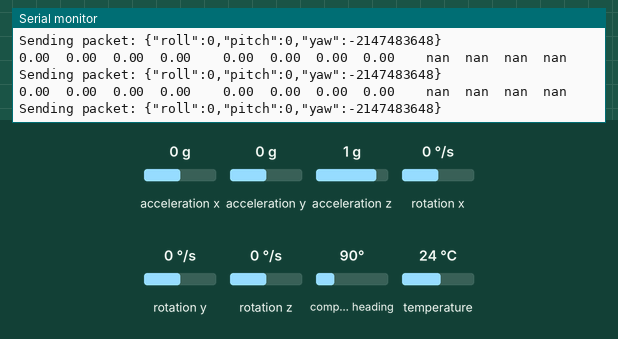
This program was run on a simulated ESP8266 (NodeMCU). On the bench: the last lines printed to the serial monitor. Wiring (inferred from the names in the program): HMC5883L compass at I2C address 0x1E; MPU-6050 motion sensor at I2C address 0x68. Inputs (shaded band) come from the test bench; at power-on: acceleration x 0 g, rotation x 0 °/s, acceleration z 1 g, acceleration y 0 g, rotation y 0 °/s, rotation z 0 °/s, compass heading 90°, temperature 24 °C. WiFi joins after 1.5 s; servers stay silent unless stated.

Above: at 4.5 s.
4.6 s: acceleration x set to -1.4 g
At 5.13 s:
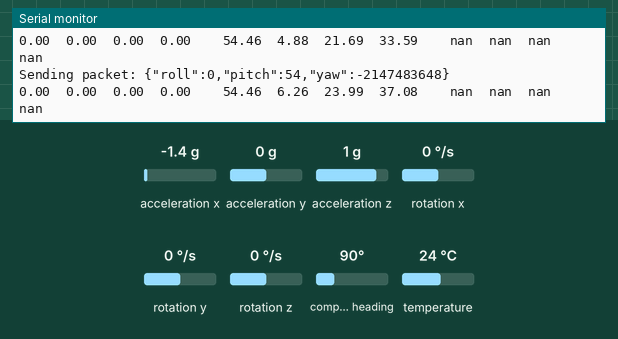
6.2 s: rotation x set to -2 °/s
At 6.21 s:
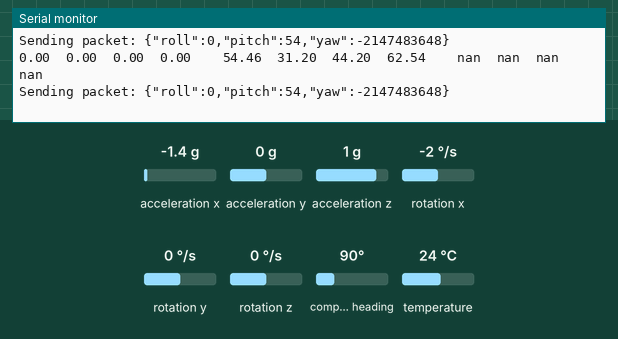
9.2 s: acceleration z set to -0.2 g
At 9.22 s:
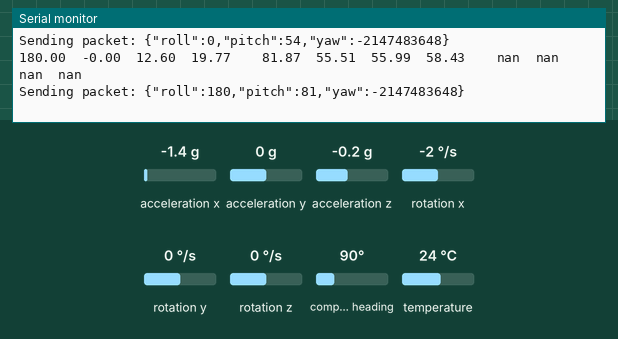
Timing chart, 0 to 12.2 s (numbered marks = the images above; inputs shaded):
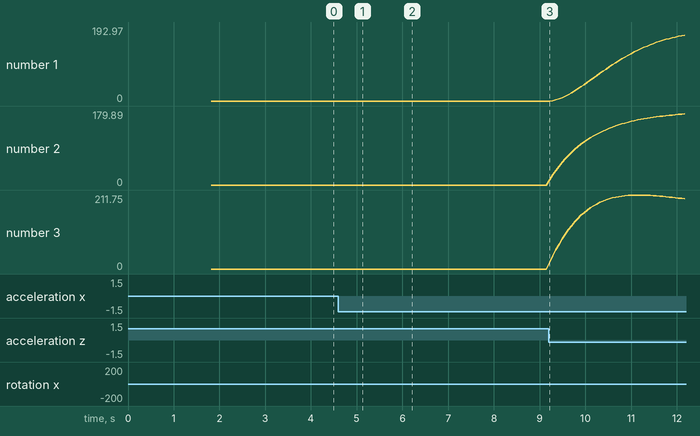

Measured:
- the behaviour switches between 0 and -1 °/s on rotation x (found by bisection; images 1 and 2)
- after the input at 4.6 s, the serial monitor: prints a new line after 0.05 s (image 1)

The program:

main.cpp
```cpp
#include <Config.h>
#include <Wire.h>
#include <Arduino.h>
#include <ESP8266WiFi.h>
#include <WiFiUdp.h>
#include <Adafruit_MPU6050.h>
#include <Adafruit_HMC5883_U.h>
#include <ArduinoJson.h>
#include <Kalman.h>

// Sensor Configuring
Adafruit_MPU6050 mpu6050;
Adafruit_HMC5883_Unified mag = Adafruit_HMC5883_Unified(12345);

#define RESTRICT_PITCH

Kalman kalmanX, kalmanY, kalmanZ; // Create the Kalman instances
const uint8_t MPU6050 = 0x68;     // If AD0 is logic low on the PCB the address is 0x68, otherwise set this to 0x69
const uint8_t HMC5883L = 0x1E;    // Address of magnetometer
/* IMU Data */

double accX, accY, accZ;
double gyroX, gyroY, gyroZ;
double magX, magY, magZ;
int16_t tempRaw;

double roll, pitch, yaw;

double gyroXangle, gyroYangle, gyroZangle; // Angle calculate using the gyro only
double compAngleX, compAngleY, compAngleZ; // Calculated angle using a complementary filter
double kalAngleX, kalAngleY, kalAngleZ;    // Calculated angle using a Kalman filter
uint32_t timer;
uint8_t i2cData[14]; // Buffer for I2C data

#define MAG0MAX 603
#define MAG0MIN -578

#define MAG1MAX 542
#define MAG1MIN -701

#define MAG2MAX 547
#define MAG2MIN -556

float magOffset[3] = {(MAG0MAX + MAG0MIN) / 2, (MAG1MAX + MAG1MIN) / 2, (MAG2MAX + MAG2MIN) / 2};
double magGain[3];

// Wifi Configuration
char const *ssid = WIFI_SSID;
char const *password = WIFI_PASSWORD;

// Udp Configuration
WiFiUDP Udp;
char const *udp_ip = UDP_IP;
int udp_port = UDP_PORT;
bool send_json = UDP_JSON;

// Prototype defination
void i2cScan();
void wifiSetup(char const *_ssid = ssid, char const *_password = password);
void udpSetup(int _udp_port = udp_port, bool test = false);
void udpSend(String _message = "test", int _delay_ms = 10);
void calculateAxis(int *axis);
void calibrateMag();
void sensorSetup(int _loop_delay = 10);
void updateSensor();
void updateYaw();
void updatePitchRoll();
void updateMPU6050();
void updateHMC5883L();
String sensorGetJson();

// Setup  event
void setup()
{
    Wire.begin();
    Serial.begin(115200);
    wifiSetup();
    udpSetup();
    sensorSetup();
}
// Loop event
void loop()
{
    udpSend(sensorGetJson());
    delay(50);
}

void i2cScan()
{
    byte error, address;
    int nDevices;

    Serial.println("Scanning...");

    nDevices = 0;
    for (address = 1; address < 127; address++)
    {
        // The i2c_scanner uses the return value of
        // the Write.endTransmisstion to see if
        // a device did acknowledge to the address.
        Wire.beginTransmission(address);
        error = Wire.endTransmission();

        if (error == 0)
        {
            Serial.print("I2C device found at address 0x");
            if (address < 16)
                Serial.print("0");
            Serial.print(address, HEX);
            Serial.println("  !");

            nDevices++;
        }
        else if (error == 4)
        {
            Serial.print("Unknown error at address 0x");
            if (address < 16)
                Serial.print("0");
            Serial.println(address, HEX);
        }
    }
    if (nDevices == 0)
        Serial.println("No I2C devices found\n");
    else
        Serial.println("done\n");

    delay(5000);
}
// Configuration of wireless
void wifiSetup(char const *_ssid, char const *_password)
{
    Serial.printf("Connecting to %s ", _ssid);
    WiFi.begin(_ssid, _password);         // wifi ap configuring
    while (WiFi.status() != WL_CONNECTED) // wifi connection status check
    {
        delay(500);
        Serial.print(".");
    }
    Serial.println("\nConnected.");
}
// Configuration of Udp socket
void udpSetup(int _udp_port, bool test)
{
    Udp.begin(_udp_port); // Udp port configuring
    Serial.printf("Now listening at IP %s, UDP port %d\n", WiFi.localIP().toString().c_str(), udp_port);
    if (test)
        udpSend(); // Udp test packed
}
// Udp send message
void udpSend(String message, int delay_ms)
{
    Udp.beginPacket(udp_ip, udp_port);
    Udp.write(message.c_str());
    Udp.endPacket();
    Serial.printf("Sending packet: %s\n", message.c_str());
    delay(delay_ms);
}

String sensorGetJson()
{
    updateSensor();
    StaticJsonDocument<1024> static_json_document;

    // Get acceleration values
    int axis[3] = {roll, pitch, yaw};
    calculateAxis(axis);
    static_json_document["roll"] = axis[0];
    static_json_document["pitch"] = axis[1];
    static_json_document["yaw"] = axis[2];

    char doc_buffer[1024];
    serializeJson(static_json_document, doc_buffer);

    return String(doc_buffer);
}

void calculateAxis(int *axis)
{
    if (roll < 0)
    {
        axis[0] = 180 + (180 - abs(roll));
    }
    if (pitch < 0)
    {
        axis[1] = 180 + (180 - abs(pitch));
    }
    if (yaw < 0)
    {
        axis[2] = 180 + (180 - abs(yaw));
    }

    return;
}

void sensorSetup(int _loop_delay)
{
    Serial.printf("Mpu6050 starting\n");
    while (!mpu6050.begin())
    {
        delay(_loop_delay);
    }
    Serial.printf("Mpu6050 found.\n");

    Serial.printf("HMC5883 starting\n");

    Wire.beginTransmission(0x68);
    Wire.write(0x37);
    Wire.write(0x02);
    Wire.endTransmission();

    Wire.beginTransmission(0x68);
    Wire.write(0x6A);
    Wire.write(0x00);
    Wire.endTransmission();

    // Disable Sleep Mode
    Wire.beginTransmission(0x68);
    Wire.write(0x6B);
    Wire.write(0x00);
    Wire.endTransmission();

    while (!mag.begin())
    {
        delay(_loop_delay);
    }
    Serial.printf("HMC5883 found.\n");

    mpu6050.setHighPassFilter(MPU6050_HIGHPASS_0_63_HZ);
    mpu6050.setMotionDetectionThreshold(1);
    mpu6050.setMotionDetectionDuration(20);
    mpu6050.setInterruptPinLatch(true);
    mpu6050.setInterruptPinPolarity(true);
    mpu6050.setMotionInterrupt(true);
    Serial.print("Mpu6050 configured.\n");

    calibrateMag();
    delay(100); // Wait for sensors to stabilize

    /* Set Kalman and gyro starting angle */
    updateMPU6050();
    updateHMC5883L();
    updatePitchRoll();
    updateYaw();

    kalmanX.setAngle(roll); // First set roll starting angle
    gyroXangle = roll;
    compAngleX = roll;

    kalmanY.setAngle(pitch); // Then pitch
    gyroYangle = pitch;
    compAngleY = pitch;

    kalmanZ.setAngle(yaw); // And finally yaw
    gyroZangle = yaw;
    compAngleZ = yaw;

    timer = micros(); // Initialize the timer
}

void updateSensor()
{
    /* Update all the IMU values */
    updateMPU6050();
    updateHMC5883L();

    double dt = (double)(micros() - timer) / 1000000; // Calculate delta time
    timer = micros();

    /* Roll and pitch estimation */
    updatePitchRoll();
    double gyroXrate = gyroX / 131.0; // Convert to deg/s
    double gyroYrate = gyroY / 131.0; // Convert to deg/s

    // This fixes the transition problem when the accelerometer angle jumps between -180 and 180 degrees
    if ((roll < -90 && kalAngleX > 90) || (roll > 90 && kalAngleX < -90))
    {
        kalmanX.setAngle(roll);
        compAngleX = roll;
        kalAngleX = roll;
        gyroXangle = roll;
    }
    else
        kalAngleX = kalmanX.getAngle(roll, gyroXrate, dt); // Calculate the angle using a Kalman filter

    if (abs(kalAngleX) > 90)
        gyroYrate = -gyroYrate; // Invert rate, so it fits the restricted accelerometer reading
    kalAngleY = kalmanY.getAngle(pitch, gyroYrate, dt);

    /* Yaw estimation */
    updateYaw();
    double gyroZrate = gyroZ / 131.0; // Convert to deg/s
    // This fixes the transition problem when the yaw angle jumps between -180 and 180 degrees
    if ((yaw < -90 && kalAngleZ > 90) || (yaw > 90 && kalAngleZ < -90))
    {
        kalmanZ.setAngle(yaw);
        compAngleZ = yaw;
        kalAngleZ = yaw;
        gyroZangle = yaw;
    }
    else
        kalAngleZ = kalmanZ.getAngle(yaw, gyroZrate, dt); // Calculate the angle using a Kalman filter

    /* Estimate angles using gyro only */
    gyroXangle += gyroXrate * dt; // Calculate gyro angle without any filter
    gyroYangle += gyroYrate * dt;
    gyroZangle += gyroZrate * dt;

    gyroXangle += kalmanX.getRate() * dt; // Calculate gyro angle using the unbiased rate from the Kalman filter
    gyroYangle += kalmanY.getRate() * dt;
    gyroZangle += kalmanZ.getRate() * dt;

    /* Estimate angles using complimentary filter */
    compAngleX = 0.93 * (compAngleX + gyroXrate * dt) + 0.07 * roll; // Calculate the angle using a Complimentary filter
    compAngleY = 0.93 * (compAngleY + gyroYrate * dt) + 0.07 * pitch;
    compAngleZ = 0.93 * (compAngleZ + gyroZrate * dt) + 0.07 * yaw;

    // Reset the gyro angles when they has drifted too much
    if (gyroXangle < -180 || gyroXangle > 180)
        gyroXangle = kalAngleX;
    if (gyroYangle < -180 || gyroYangle > 180)
        gyroYangle = kalAngleY;
    if (gyroZangle < -180 || gyroZangle > 180)
        gyroZangle = kalAngleZ;

    Serial.print(roll);
    Serial.print("\t");
    Serial.print(gyroXangle);
    Serial.print("\t");
    Serial.print(compAngleX);
    Serial.print("\t");
    Serial.print(kalAngleX);
    Serial.print("\t");

    Serial.print("\t");

    Serial.print(pitch);
    Serial.print("\t");
    Serial.print(gyroYangle);
    Serial.print("\t");
    Serial.print(compAngleY);
    Serial.print("\t");
    Serial.print(kalAngleY);
    Serial.print("\t");

    Serial.print("\t");

    Serial.print(yaw);
    Serial.print("\t");
    Serial.print(gyroZangle);
    Serial.print("\t");
    Serial.print(compAngleZ);
    Serial.print("\t");
    Serial.print(kalAngleZ);
    Serial.print("\t");

    Serial.println();
}

void updateMPU6050()
{
    sensors_event_t a, g, temp;
    mpu6050.getEvent(&a, &g, &temp);

    accX = a.acceleration.x;
    accY = a.acceleration.y;
    accZ = a.acceleration.z;

    tempRaw = temp.temperature;

    gyroX = g.gyro.x;
    gyroY = g.gyro.y;
    gyroZ = g.gyro.z;
}

void updateHMC5883L()
{
    sensors_event_t event;
    mag.getEvent(&event);

    magX = event.magnetic.x;
    magY = event.magnetic.y;
    magZ = event.magnetic.z;

    // Serial.print(magX);
    // Serial.print("\t");
    // Serial.print(magY);
    // Serial.print("\t");
    // Serial.println(magZ);
}

void updatePitchRoll()
{
    roll = atan2(accY, accZ) * RAD_TO_DEG;
    pitch = atan(-accX / sqrt(accY * accY + accZ * accZ)) * RAD_TO_DEG;
}

void updateYaw()
{
    magX *= -1; // Invert axis - this it done here, as it should be done after the calibration
    magZ *= -1;

    magX *= magGain[0];
    magY *= magGain[1];
    magZ *= magGain[2];

    magX -= magOffset[0];
    magY -= magOffset[1];
    magZ -= magOffset[2];

    double rollAngle = kalAngleX * DEG_TO_RAD;
    double pitchAngle = kalAngleY * DEG_TO_RAD;

    double Bfy = magZ * sin(rollAngle) - magY * cos(rollAngle);
    double Bfx = magX * cos(pitchAngle) + magY * sin(pitchAngle) * sin(rollAngle) + magZ * sin(pitchAngle) * cos(rollAngle);
    yaw = atan2(-Bfy, Bfx) * RAD_TO_DEG;

    yaw *= -1;
}

void calibrateMag()
{
    Wire.beginTransmission(HMC5883L);
    Wire.write(0x00);
    Wire.write(0x11);
    Wire.endTransmission();

    delay(100);       // Wait for sensor to get ready
    updateHMC5883L(); // Read positive bias values

    int16_t magPosOff[3] = {magX, magY, magZ};

    Wire.beginTransmission(HMC5883L);
    Wire.write(0x00);
    Wire.write(0x12);
    Wire.endTransmission();

    delay(100);       // Wait for sensor to get ready
    updateHMC5883L(); // Read negative bias values

    int16_t magNegOff[3] = {magX, magY, magZ};

    Wire.beginTransmission(HMC5883L);
    Wire.write(0x00);
    Wire.write(0x10);
    Wire.endTransmission();

    magGain[0] = -2500 / float(magNegOff[0] - magPosOff[0]);
    magGain[1] = -2500 / float(magNegOff[1] - magPosOff[1]);
    magGain[2] = -2500 / float(magNegOff[2] - magPosOff[2]);
}
```

Config.h
```cpp
//Wifi Configuration
#define WIFI_SSID "SUPERBOX_Wi-Fi_1AD1"
#define WIFI_PASSWORD "6N5M44B7A5Y"

//Udp Configuration
#define UDP_IP "192.168.1.110"
#define UDP_PORT 4455
#define UDP_JSON true
```
